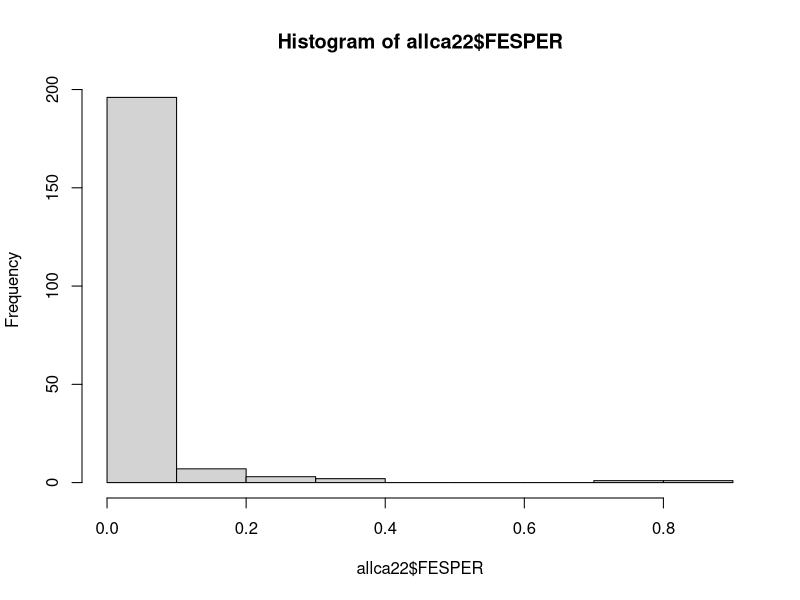
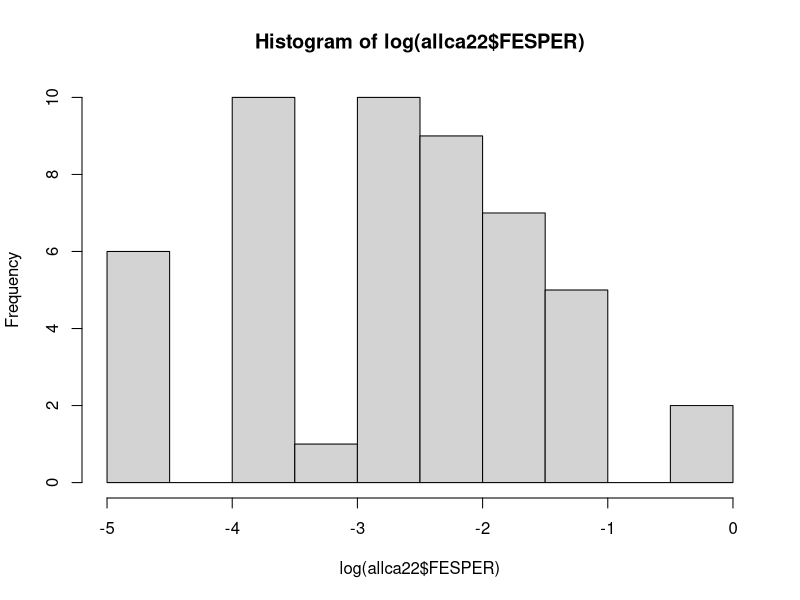
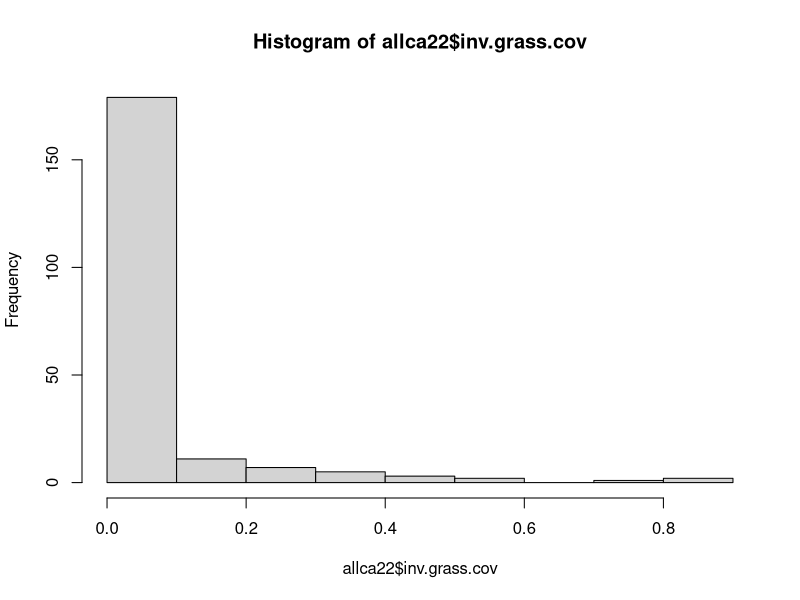
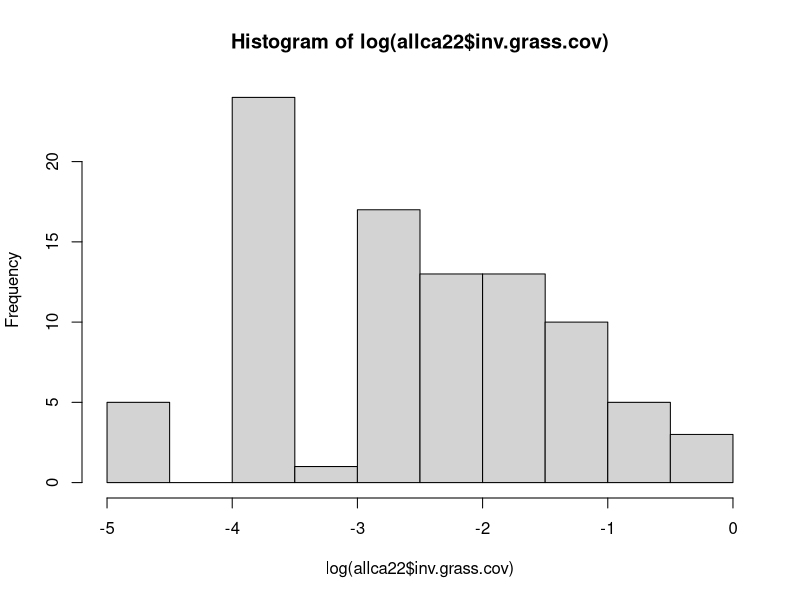

Reproduce these figures in R, in order. (Note: this script raises an error after producing the figures.)
#### Analysis of invasion treatments, CA 
#### how are inv species growth effected by native species in the different seeded communities? 
#### with different community CWM traits? and/or with our distance from targets?
#### 2 Q's: Are IR communities more tolerant of drought than random? than FD? 
#### OR: Is the likelihood of being invaded effected by any of the treatments? 

## packages
library(tidyverse)
library(lme4)
library(lmerTest)

## load in data, clean and modify columns
# CA
comp.ca <- read.csv("data/comp_ca.csv") #read in California comp data
comp.ca$fesper.seeded <- as.factor(comp.ca$fesper.seeded)
comp.ca$fesper.present <- as.factor(comp.ca$fesper.present)
comp.ca$water <- as.factor(comp.ca$water)
comp.ca$year<-as.factor(comp.ca$Year)
comp.ca$trt <- as.factor(comp.ca$trt)
comp.ca$block <- as.factor(comp.ca$block)
comp.ca$trt <- tolower(comp.ca$trt) #make these lower to match cwm dataframe
comp.ca <- comp.ca %>% mutate(trt = str_replace(trt, "^r$", "rand")) #make r match rand in cwm df

cwm.ca <- read.csv("data/cwm_ca.csv")# California CWM data
cwm.ca <- cwm.ca %>% filter(year != "0") #remove predicted/target communities
cwm.ca$year <- as.factor(cwm.ca$year)
#make new sequence column
cwm.ca <- cwm.ca %>% mutate(yrorder = ifelse(year=="2021","1",
                                      ifelse(year=="2022","2",
                                      ifelse(year=="2023","3","0"))))
cwm.ca$yrorder <- as.numeric(cwm.ca$yrorder)
#add plot ID column (but give NA to target/predicted communities)
cwm.ca <- cwm.ca %>% 
  mutate(plot = paste(block, trt, sep = "."))
cwm.ca <- cwm.ca %>% filter(year != "0") #remove predicted/target communities

cwmFD <- read.csv("data/cwm_raoq_ca.csv") #add FD for traits that need it (rootdiam)
cwmFD <- cwmFD %>% select(block,trt,year,water,rootdiam) #only columns we need
cwm.ca <- merge(cwm.ca,cwmFD, all.x=T)
cwm.ca <- cwm.ca %>% select(-Rdiam) #remove CWM rootdiam column to avoid confusion

# combine to master df (remove spp columns for now)
allca <- merge(comp.ca[,-c(18:53,55:66)],cwm.ca,  #this merge drops monoculture plots
               by.y=c("year","trt","block","water"), 
               by.x=c("Year","trt","block","water"))
allca$trt <- as.factor(allca$trt)

# also combine CWM_distances dataframe to master df 
cadist <- read.csv("data/cwm_distances_ca.csv")
cadist <- cadist %>% select(-X) #%>% filter(trt.b.y!="target")
#break apart distances ID to make wider and merge together
cadist <- separate(cadist, trt.b.y, into = c("trt", "block", "year"), sep = "\\.")
cadist <- cadist %>% filter(trt!="target")

#cadist <- cadist %>% mutate(trt = str_replace(trt, "^r$", "rand")) #make r match rand in cwm df
allca <- merge(allca,cadist, 
               by.y=c("year","trt","block"), 
               by.x=c("Year","trt","block"), all=T)
allca22 <- allca %>% filter(Year=="2022")
allca22$trt <- as.factor(allca22$trt)
allca22$plot.y <- as.factor(allca22$plot.y)
allca22$Year <- as.factor(allca22$Year)

### how many WY 2022+2023 data need to be dropped from CWM calculations 
test <- allca22 %>% 
  mutate(propnative = native.cover/(native.cover+inv.grass.cov)*100) %>%
  filter(propnative < 80)
18/204*100 # only 9% total observation to remove for inv. models
allca22 <- allca22 %>% 
  mutate(propnative = native.cover/(native.cover+inv.grass.cov)*100)

#make dought column
allca22 <- allca22 %>% mutate(drought = ifelse(water=="0.5","drt","cntl"))

## Ensure levels are correctly compared in models
allca22$trt <- relevel(allca22$trt, ref = "rand") # random as reference level
allca22$water <- relevel(allca22$water, ref = "1.25") # water as reference level (drought = treatment)
#for vizuals
droughtcols <- c("cntl"="skyblue", "drt"="tomato") #create variable for color

### data summary
# look at response variable in each dataset
# CA
hist(allca22$FESPER)
hist(log(allca22$FESPER)) #better logged
allca22 %>% filter(FESPER!="0") %>% n_distinct() #only 47/204 (-100 not seeded or found) have FESPER
# I am not convinced of this variable 
hist(allca22$inv.grass.cov)
hist(log(allca22$inv.grass.cov)) #better logged
allca22 %>% filter(inv.grass.cov!="0") %>% n_distinct() #only 87/204 (-100 not seeded or found) have FESPER
allca22 <- allca22 %>% mutate(log.invg = log(inv.grass.cov)) %>% 
  mutate(log.invg = ifelse(log.invg == -Inf, NA, log.invg))

#### remove all plots where CWM could not be validly calculated
suballca <- allca22 %>% filter(propnative >= 80)

#### Linear models of native cover ~ treatments:
### Cover-only model:
#m1.ca <- lmer(log.invg ~ trt * water * native.cover + (1 | plot.y), data = suballca)
## Error, grouping levels do not have enough observations. 
## removing plot for now since it encapsulates essentially 0 variance.

### current cover-only model:
### (unsubsetted data could be used for this model (no CWM))
m1.ca2 <- lm(log.invg ~ trt * drought * native.cover, data = suballca)
summary(m1.ca) 
anova(m1.ca) #effect of native cover only
emm.ca <- emmeans(m1.ca, c("trt","drought"))
pairs(emm.ca)
#view
ggplot(suballca, aes(y=log.invg,x=native.cover,color=water))+
  geom_point()+
  geom_smooth(method = "lm")+
  scale_color_manual(values=droughtcols)#+
  facet_wrap(~trt)
ggplot(suballca, aes(y=log.invg,x=trt,fill=water))+
  geom_boxplot()+
  scale_fill_manual(values=droughtcols)#+
facet_wrap(~Year)
# library(visreg)
# visreg(m1.ca,"trt", by="water")
# x <- ggpredict(m1.ca,c("water","trt","native.cover"),back_transform = T) #all smooths lines
# plot(x, alpha = .1)
### CWM trait model: (individual models only right now)
### These models show how CWM effected the relationship with an environmental
### variable across the whole site
#leaf N model
m2leafn.ca <- lm(log.invg ~ drought * N * native.cover, data = suballca)
summary(m2leafn.ca) 
anova(m2leafn.ca) # only water 
emm.ca <- emmeans(m2leafn.ca, c("N","drought"))
pairs(emm.ca)
#view
ggplot(suballca, aes(y=log.invg,x=N,color=drought))+
  geom_point()+
  geom_smooth(method = "lm")+
  scale_color_manual(values=droughtcols)+
  facet_wrap(~trt)
# library(visreg)
# visreg(m2leafn.ca,"N", by="water")
#compare
anova(m1.ca,m2leafn.ca) #NOT better fit than model with seeding trt
#seed mass model
m2srl.ca <- lm(log.invg ~ drought * SRL * native.cover, data = suballca)
summary(m2srl.ca) 
anova(m2srl.ca) #SRL and native cover and water
emm.ca <- emmeans(m2srl.ca, c("SRL","drought"))
pairs(emm.ca)
#view
ggplot(suballca, aes(y=log.invg,x=SRL,color=drought))+
  geom_point()+
  geom_smooth(method = "lm")+
  scale_color_manual(values=droughtcols)+
  facet_wrap(~trt)
# library(visreg)
# visreg(m2srl.ca,"SRL", by="water")
#compare
anova(m1.ca,m2srl.ca) #Not as good as seeding trt
anova(m2leafn.ca,m2srl.ca) #same as leafn?
#root mass fraction model
m2rmf.ca <- lm(log.invg ~ drought * RMF * native.cover, data = suballca)
summary(m2rmf.ca) 
anova(m2rmf.ca) #water and diam maybe kindof
emm.ca <- emmeans(m2rmf.ca, c("RMF","drought"))
pairs(emm.ca)
#view
ggplot(suballca, aes(y=log.invg,x=RMF,color=drought))+
  geom_point()+
  geom_smooth(method = "lm")+
  scale_color_manual(values=droughtcols)#+
  facet_wrap(~trt)
# library(visreg)
# visreg(m2rmf.ca,"RMF", by="water")
#compare
anova(m1.ca,m2rmf.ca) #Not better fit than model with seeding
anova(m2leafn.ca,m2rmf.ca) #same as lma? not better?
anova(m2srl.ca,m2rmf.ca) #same as sm? not better?
### Multivariate traits model/ value?

### CWM distance model: 
## trt can be dropped to improve slightly
m3.ca <- lm(log.invg ~ drought * dist * trt * native.cover, data = suballca)
summary(m3.ca) #bad model
anova(m3.ca) #only water
emm.ca <- emmeans(m3.ca, c("trt","drought","dist"))
pairs(emm.ca)
#view
ggplot(suballca, aes(y=log.invg,x=dist,color=water))+
  geom_point()+
  geom_smooth(method = "lm")+
  scale_color_manual(values=droughtcols)#+
facet_grid(Year~trt)
ggplot(suballca, aes(x=dist,y=native.cover,color=water))+
  geom_point()+
  geom_smooth(method = "lm")+
  scale_color_manual(values=droughtcols)+
facet_wrap(~trt)
#compare
anova(m1.ca,m3.ca) #NOT better than seeding trt alone
anova(m2leafn.ca,m3.ca) #all CWM model not better (? p-value not printing?)
#water is highly correlated with out ability to hit our targets



#figures to easily view three-way interaction (one uses trt as x-axis, th other uses dist)
x <- ggpredict(m1.ca,c("dist [all]","trt","water")) #all smooths lines
ca_threeway <- plot(x, alpha = .1, show_title = F)+
  labs(y="cover native species", x="Euclidian distance from target", col="seeding trt")+
  theme_classic()
x <- ggpredict(m3.ca,c("trt","dist","water")) #all smooths lines
plot(x)+
  theme_classic()

#save some for presentation 1/19
#CWM models
#lma
leafn.p <- ggplot(suballca, aes(y=log.invg,x=N,color=drought))+
  geom_point(alpha=.3, pch=20)+
  geom_smooth(method = "lm")+
  scale_color_manual(values=droughtcols)+
  labs(y="cover invasive grass")+
  theme_classic()+
  xlim(-.5,1.5) #+ #remove outlier?
#seedmass
srl.p <- ggplot(suballca, aes(y=log.invg,x=SRL,color=drought))+
  geom_point(alpha=.3, pch=20)+
  geom_smooth(method = "lm")+
  scale_color_manual(values=droughtcols)+
  labs(y="")+
  theme_classic()#+
facet_wrap(~Year)
#rootdiam
rmf.p<- ggplot(suballca, aes(y=log.invg,x=RMF,color=drought))+
  geom_point(alpha=.3, pch=20)+
  geom_smooth(method = "lm")+
  scale_color_manual(values=droughtcols)+
  labs(y="")+
  xlim(-.5,1)+
  theme_classic()#+
facet_wrap(~Year)

#alltogether
library(patchwork)
tiff("figures/drought models/drought_cwm_ca.tiff", res=400, height = 4,width =6, "in",compression = "lzw")
ca_threeway / (lma.p + sm.p + rd.p + plot_layout(guides = 'collect')) 
dev.off()


###for 1/19
library(ggeffects)
x <- ggpredict(m1.ca,c("native.cover [all]","drought"), type = "re") #all smooths lines
tiff("figures/drought models/invasion_mod_ca.tiff", res=400, height = 4,width =5, "in",compression = "lzw")
plot(x, alpha = .1, show_title = F)+
  labs(y="cover invasive grass", x="native species cover", col="drought trt")+
  scale_color_manual(values=c("darkblue","red4"))+
  theme_classic()
dev.off()
capture.output(anova(m1.ca)[,c(1,4,5)], file="test.doc") #cov effected by drought, and dist:drought int.
emm.ca <- emmeans(m1.ca, c("native.cover","trt","drought"))#,"dist"))
pairs(emm.ca,simple="drought") #at an average distance from target how does cover vary as a result of the other vars
emmeans(m3.ca,pairwise~"drought","trt")
contrast(emm.ca)
test(emmeans(m3.ca, pairwise ~drought*trt*dist, at = list(dist = 0)))
test(emmeans(m3.ca, pairwise ~drought*dist, at = list(dist = .36)))
test(emmeans(m3.ca, pairwise ~drought*dist, at = list(dist = 1)))

###CWM figs
tiff("figures/drought models/invasion_cwm_ca.tiff", res=400, height = 2,width =7, "in",compression = "lzw")
(leafn.p + srl.p + rmf.p + plot_layout(guides = 'collect')) 
dev.off()
capture.output(anova(m2lma.ca)[,c(3,5,6)], file="test.doc") #cov effected by drought, and dist:drought int.
capture.output(anova(m2sm.ca)[,c(3,5,6)], file="test.doc") #cov effected by drought, and dist:drought int.
capture.output(anova(m2rd.ca)[,c(3,5,6)], file="test2.doc") #cov effected by drought, and dist:drought int.
